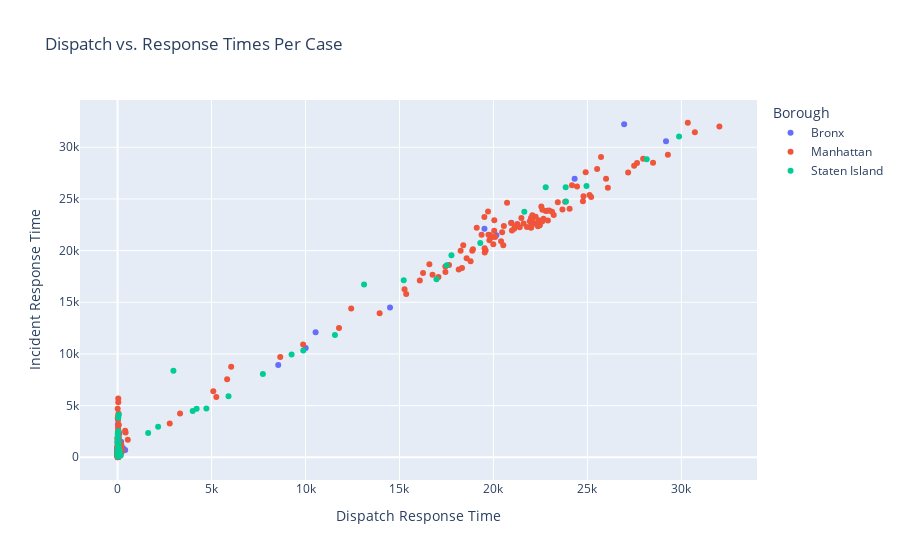

Notebook source saved alongside this figure:
### Code cell
def visual2():
    data = pd.read_csv("2021_ems_data.csv")
    bronx = data[data["Borough"]=="Bronx"]
#     brooklyn = data[data["Borough"] =="Brooklyn"]
    manhattan = data[data["Borough"] =="Manhattan"]
#     queens = data[data["Borough"]=="Queens"]
    staten_island = data[data["Borough"] == "Staten Island"]
    
    combined = pd.concat([bronx, manhattan, staten_island], ignore_index = True)
    fig = px.scatter(combined, x = 'Dispatch Response Time', y = 'Incident Response Time', color = 'Borough', title = "Dispatch vs. Response Times Per Case")
    fig.show()


############ Function Call ############
visual2()

### Figure 1 — Plotly figure (JSON) as saved in the notebook; plotly's stock layout.template omitted (floating-point values rounded to 4 significant figures; data arrays with more than 128 entries replaced by an {"elided": "..."} marker saying what was removed)
{"data": [{"hovertemplate": "Borough=Bronx<br>Dispatch Response Time=%{x}<br>Incident Response Time=%{y}<extra></extra>", "legendgroup": "Bronx", "marker": {"color": "#636efa", "symbol": "circle"}, "mode": "markers", "name": "Bronx", "orientation": "v", "showlegend": true, "type": "scatter", "x": {"elided": "240 int values"}, "xaxis": "x", "y": {"elided": "240 int values"}, "yaxis": "y"}, {"hovertemplate": "Borough=Manhattan<br>Dispatch Response Time=%{x}<br>Incident Response Time=%{y}<extra></extra>", "legendgroup": "Manhattan", "marker": {"color": "#EF553B", "symbol": "circle"}, "mode": "markers", "name": "Manhattan", "orientation": "v", "showlegend": true, "type": "scatter", "x": {"elided": "451 int values"}, "xaxis": "x", "y": {"elided": "451 int values"}, "yaxis": "y"}, {"hovertemplate": "Borough=Staten Island<br>Dispatch Response Time=%{x}<br>Incident Response Time=%{y}<extra></extra>", "legendgroup": "Staten Island", "marker": {"color": "#00cc96", "symbol": "circle"}, "mode": "markers", "name": "Staten Island", "orientation": "v", "showlegend": true, "type": "scatter", "x": [35, null, null, 29876, 48, 6, null, 9260, null, 74, null, 47, 10, null, null, null, 22, 44, 17, 20, null, null, null, 4726, 27, null, 13115, null, null, 21642, 11566, 19298, 2157, 37, null, 56, 9, 16968, 3998, 9882, null, 7732, 13, 17765, 4206, 12, 17514, 15, 87, null, 39, 29, null, 35, 1628, 20, null, null, null, 66, 170, null, 28155, 21, null, 9, 15226, 7, 62, 16, 17, 10, 12, 14, 125, null, 20, 31, null, 11, 11, 5904, 79, 10, 27, 10, 17, 24949, 23842, 23859, 26, 16, null, 15, null, 22781, 2972, 21], "xaxis": "x", "y": [2527, null, null, 31047, 1128, 1807, null, 9934, null, 430, null, 1344, 1463, null, null, null, 52, 1075, 258, 535, null, null, null, 4726, 1589, null, 16710, null, null, 23765, 11844, 20730, 2962, 199, null, 926, 437, 17227, 4476, 10321, null, 8065, 289, 19539, 4699, 163, 18581, 2024, 626, null, 3834, 662, null, 1619, 2344, 1131, null, null, null, 4112, 170, null, 28852, 901, null, 2268, 17141, 321, 285, 391, 673, 1481, 467, 607, 610, null, 372, 1237, null, 392, 448, 5904, 684, 706, 241, 373, 1475, 26255, 26120, 24760, 934, 187, null, 405, null, 26133, 8371, 1006], "yaxis": "y"}], "layout": {"legend": {"title": {"text": "Borough"}, "tracegroupgap": 0}, "title": {"text": "Dispatch vs. Response Times Per Case"}, "xaxis": {"anchor": "y", "domain": [0, 1], "title": {"text": "Dispatch Response Time"}}, "yaxis": {"anchor": "x", "domain": [0, 1], "title": {"text": "Incident Response Time"}}}}
